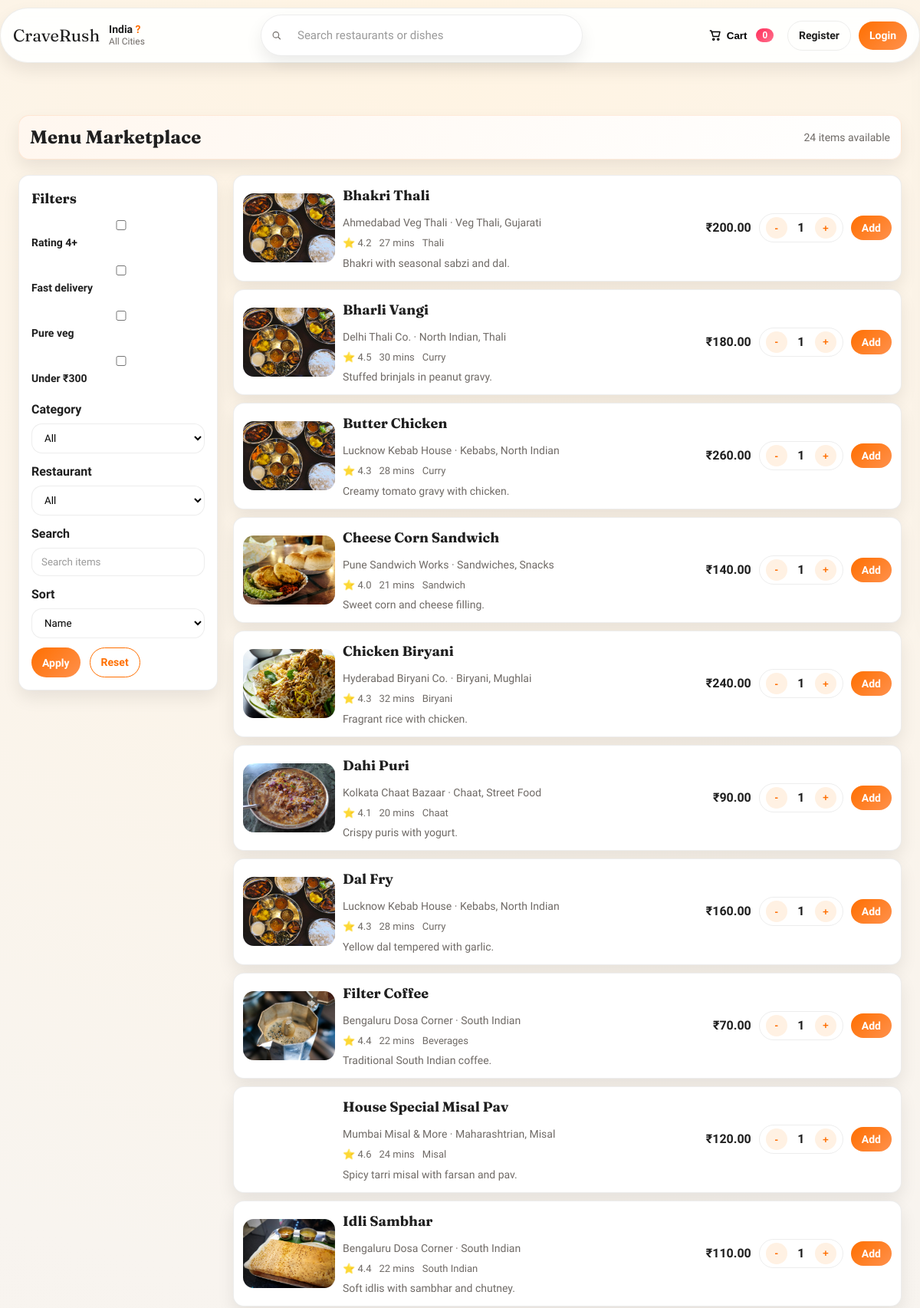
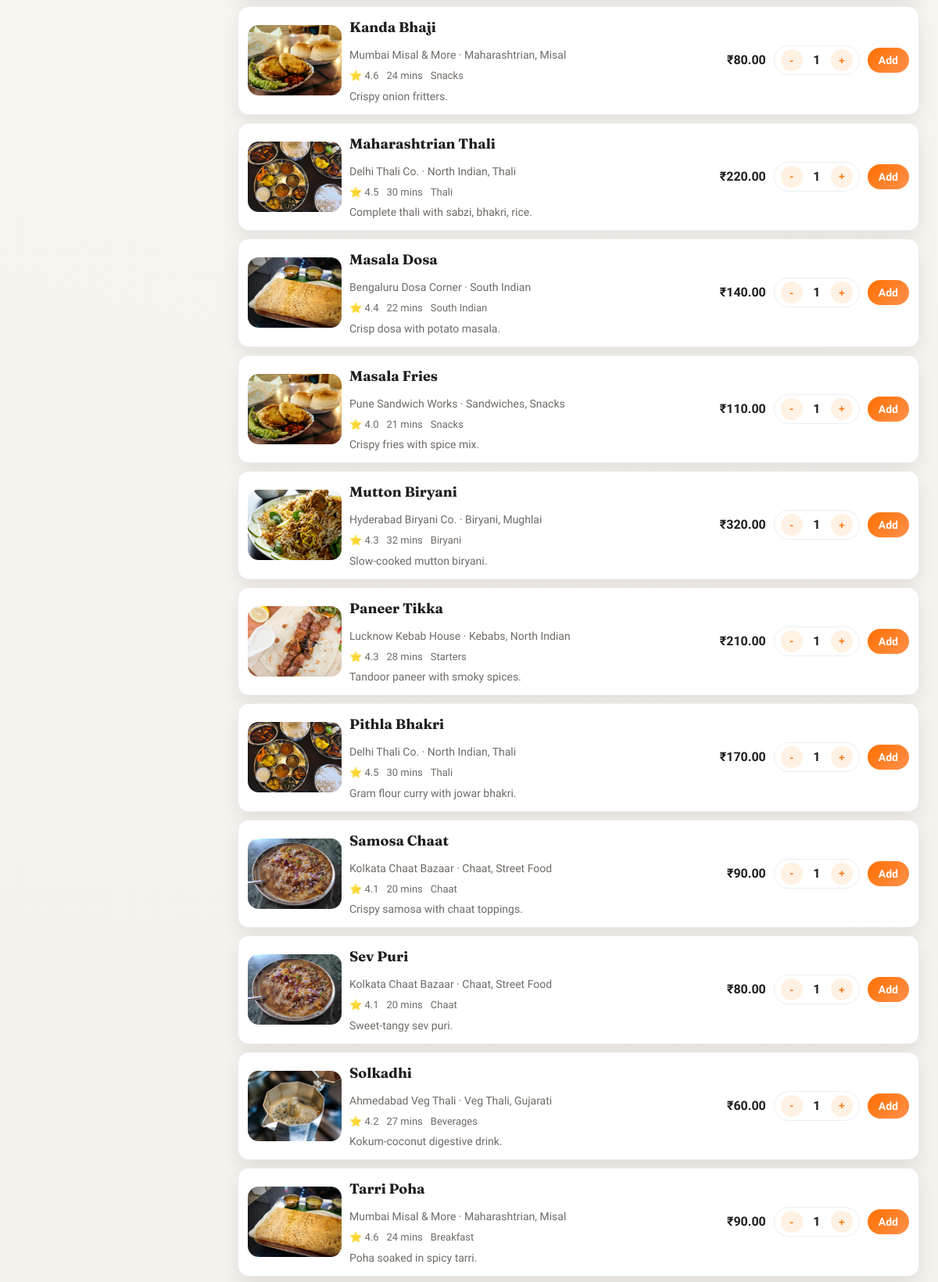
The app's page /customer/menu.php (upper part) with its own data (2 pictures, top to bottom).
### tables this page shows
CREATE TABLE IF NOT EXISTS menu_items (
    id INT AUTO_INCREMENT PRIMARY KEY,
    restaurant_id INT NOT NULL,
    item_name VARCHAR(100) NOT NULL,
    description VARCHAR(255) NULL,
    category VARCHAR(80) NULL,
    price DECIMAL(10,2) NOT NULL,
    is_veg TINYINT(1) NOT NULL DEFAULT 1,
    image_url VARCHAR(255) NULL,
    is_active TINYINT(1) NOT NULL DEFAULT 1,
    created_at TIMESTAMP DEFAULT CURRENT_TIMESTAMP,
    CONSTRAINT fk_menu_restaurant
        FOREIGN KEY (restaurant_id) REFERENCES restaurants(id)
        ON DELETE CASCADE
);

CREATE TABLE IF NOT EXISTS restaurants (
    id INT AUTO_INCREMENT PRIMARY KEY,
    name VARCHAR(100) NOT NULL,
    location VARCHAR(255) NOT NULL,
    cuisine VARCHAR(120) NOT NULL DEFAULT 'Multi-cuisine',
    rating DECIMAL(3,1) NULL,
    eta_minutes INT NULL,
    price_for_two INT NULL,
    image_url VARCHAR(255) NULL,
    created_at TIMESTAMP DEFAULT CURRENT_TIMESTAMP
);

### includes/functions.php (called while the page is built, shortened)
<?php
function e($value) {
    return htmlspecialchars((string)$value, ENT_QUOTES, 'UTF-8');
}
function display_rating($rating, $id) {
    if ($rating !== null && $rating > 0) {
        return number_format((float)$rating, 1);
    }
    return restaurant_rating($id);
}
function display_eta($eta, $id) {
    if ($eta !== null && $eta > 0) {
        return (int)$eta;
    }
    return restaurant_eta($id);
}
function display_cuisine($cuisine) {
    $cuisine = trim((string)$cuisine);
    return $cuisine !== '' ? $cuisine : 'Multi-cuisine';
}
?>

### customer/menu.php (the view, shortened to what this page needs)
<?php
require_once __DIR__ . '/../config/bootstrap.php';
$base = '../';
$q = trim($_GET['q'] ?? '');
$veg = $_GET['veg'] ?? '';
$rating4 = isset($_GET['rating4']);
$fast = isset($_GET['fast']);
$under300 = isset($_GET['under300']);
$sort = $_GET['sort'] ?? 'name';
$wheres = ['m.is_active = 1'];
$params = [];
$orderBy = 'm.item_name';
$sql = 'SELECT m.id, m.item_name, m.description, m.category, m.price, m.is_veg, m.image_url, m.restaurant_id, r.name AS restaurant_name, r.cuisine, r.rating, r.eta_minutes, r.price_for_two FROM menu_items m JOIN restaurants r ON m.restaurant_id = r.id WHERE ' . implode(' AND ', $wheres) . ' ORDER BY ' . $orderBy;
$stmt = $pdo->prepare($sql);
$stmt->execute($params);
$menuItems = $stmt->fetchAll();
include __DIR__ . '/../includes/header.php';
?>
<div class="section-title">
    <h2>Menu Marketplace</h2>
    <span><?php echo count($menuItems); ?> items available</span>
</div>
<div class="layout">
    <aside class="sidebar">
        <h3>Filters</h3>
        <form method="get">
            <div class="filter-group">
                <label>
                    <input type="checkbox" name="rating4" <?php echo $rating4 ? 'checked' : ''; ?>>
                    Rating 4+
                </label>
                <label>
                    <input type="checkbox" name="fast" <?php echo $fast ? 'checked' : ''; ?>>
                    Fast delivery
                </label>
                <label>
                    <input type="checkbox" name="veg" value="1" <?php echo $veg === '1' ? 'checked' : ''; ?>>
                    Pure veg
                </label>
                <label>
                    <input type="checkbox" name="under300" <?php echo $under300 ? 'checked' : ''; ?>>
                    Under ₹300
                </label>
            </div>
            <div class="form-group" style="margin-top: 12px;">
                <label for="category">Category</label>
                <select name="category" id="category">
                    <option value="">All</option>
                </select>
            </div>
            <div class="form-group">
                <label for="restaurant_id">Restaurant</label>
                <select name="restaurant_id" id="restaurant_id">
                    <option value="0">All</option>
                </select>
            </div>
            <div class="form-group">
                <label for="q">Search</label>
                <input type="text" id="q" name="q" placeholder="Search items" value="<?php echo e($q); ?>">
            </div>
            <div class="form-group">
                <label for="sort">Sort</label>
                <select name="sort" id="sort">
                    <option value="name" <?php echo $sort === 'name' ? 'selected' : ''; ?>>Name</option>
                </select>
            </div>
            <div style="display:flex; gap:12px; flex-wrap: wrap; margin-top: 12px;">
                <button class="button" type="submit">Apply</button>
                <a class="button secondary" href="menu.php">Reset</a>
            </div>
        </form>
    </aside>
    <div class="menu-list">
    <?php if (empty($menuItems)): ?>
        <div class="card">No menu items found.</div>
    <?php else: ?>
        <?php foreach ($menuItems as $item): ?>
            <div class="menu-item-row">
                <?php $thumb = $item['image_url'] ?: fallback_image($item['id']); ?>
                <img class="menu-thumb" src="<?php echo e($base . $thumb); ?>" alt="<?php echo e($item['item_name']); ?>">
                <div>
                    <h3><?php echo e($item['item_name']); ?></h3>
                    <div class="muted"><?php echo e($item['restaurant_name']); ?> · <?php echo e(display_cuisine($item['cuisine'])); ?></div>
                    <div class="restaurant-meta" style="margin-top: 6px;">
                        <span>⭐ <?php echo display_rating($item['rating'], $item['restaurant_id']); ?></span>
                        <span><?php echo display_eta($item['eta_minutes'], $item['restaurant_id']); ?> mins</span>
                        <?php if (!empty($item['category'])): ?>
                            <span><?php echo e($item['category']); ?></span>
                        <?php endif; ?>
                    </div>
                    <?php if (!empty($item['description'])): ?>
                        <div class="muted" style="margin-top: 6px;"><?php echo e($item['description']); ?></div>
                    <?php endif; ?>
                </div>
                <div class="menu-item-actions">
                    <div style="font-weight: 700;">₹<?php echo number_format((float)$item['price'], 2); ?></div>
                    <form method="post" style="display:flex; gap:10px; align-items:center;">
                        <div class="qty-control">
                            <button class="qty-btn" type="button" data-action="dec">-</button>
                            <span class="qty-value">1</span>
                            <button class="qty-btn" type="button" data-action="inc">+</button>
                        </div>
                        <button class="button add-bounce" type="submit">Add</button>
                    </form>
                </div>
            </div>
        <?php endforeach; ?>
    <?php endif; ?>
</div>
</div>
<?php include __DIR__ . '/../includes/footer.php'; ?>

### assets/css/style.css (style rules this page uses)
:root { --primary: #ff6f00; --primary-dark: #e55a00; --accent: #ff2f5b; --bg: #f7f3ef; --bg-strong: #fff6ec; --surface: #ffffff; --surface-2: #fffaf6; --text: #1f1f1f; --muted: #6f6a66; --border: rgba(31, 31, 31, 0.08); --ring: rgba(255, 111, 0, 0.2); --radius: 14px; --radius-lg: 20px; --shadow: 0 18px 38px rgba(17, 12, 5, 0.1); --shadow-strong: 0 24px 50px rgba(17, 12, 5, 0.16); --shadow-soft: 0 10px 22px rgba(17, 12, 5, 0.08); --ease: cubic-bezier(0.22, 1, 0.36, 1); --fast: 180ms; --slow: 320ms; }
* { box-sizing: border-box; }
html { scroll-behavior: smooth; }
* { scrollbar-width: none; }
body { margin: 0; font-family: 'Sora', sans-serif; color: var(--text); background: radial-gradient(circle at top, #fff4e3 0%, #f8f4ef 40%, #f3efea 100%); line-height: 1.5; -webkit-font-smoothing: antialiased; }
h1, h2, h3 { font-family: 'Fraunces', serif; margin: 0 0 12px; }
h2 { font-size: 26px; }
h3 { font-size: 18px; }
a { text-decoration: none; color: inherit; }
.muted { color: var(--muted); font-size: 14px; }
.section-title { display: flex; align-items: center; justify-content: space-between; gap: 12px; margin-top: 22px; padding: 10px 14px; border-radius: 14px; border: 1px solid rgba(255, 111, 0, 0.12); background: linear-gradient(120deg, #fff7ef, #ffffff); box-shadow: var(--shadow-soft); }
.section-title h2 { margin: 0; font-size: 24px; }
.section-title span { color: var(--muted); font-size: 14px; }
.layout { display: grid; grid-template-columns: 260px 1fr; gap: 20px; margin-top: 20px; }
.sidebar { background: #fff; border: 1px solid var(--border); border-radius: var(--radius); padding: 16px; position: sticky; top: 96px; align-self: start; box-shadow: var(--shadow-soft); }
.sidebar h3 { margin: 0 0 12px; }
.filter-group { display: grid; gap: 10px; font-size: 14px; }
.restaurant-meta { display: flex; gap: 10px; flex-wrap: wrap; font-size: 13px; color: var(--muted); }
.button { display: inline-flex; align-items: center; justify-content: center; gap: 8px; background: linear-gradient(135deg, var(--primary), #ff914d); color: #fff; border: none; padding: 8px 14px; border-radius: 999px; cursor: pointer; font-weight: 600; font-family: inherit; font-size: 14px; transition: transform var(--fast) var(--ease), box-shadow var(--fast) var(--ease), background var(--fast) var(--ease); }
.button.ripple { position: relative; overflow: hidden; }
.button.ripple::after { content: ''; position: absolute; inset: 0; background: radial-gradient(circle, rgba(255,255,255,0.5) 10%, transparent 10%); transform: scale(0); opacity: 0; transition: transform 400ms var(--ease), opacity 400ms var(--ease); }
.button.secondary { background: #fff; color: var(--primary); border: 1px solid var(--primary); }
.form-group { margin-bottom: 12px; }
label { display: block; margin-bottom: 6px; font-weight: 600; }
input, select, textarea { width: 100%; padding: 10px 12px; border: 1px solid var(--border); border-radius: var(--radius); font-family: inherit; transition: border var(--fast) var(--ease), box-shadow var(--fast) var(--ease); background: #fff; }
input::placeholder, textarea::placeholder { color: #9a9a9a; }
select { cursor: pointer; }
.menu-list { display: grid; gap: 10px; }
.menu-item-row { display: grid; grid-template-columns: 120px 1fr auto; gap: 10px; align-items: center; padding: 12px; border: 1px solid var(--border); border-radius: var(--radius); background: #fff; box-shadow: var(--shadow-soft); transition: transform var(--fast) var(--ease), box-shadow var(--fast) var(--ease); }
.menu-thumb { width: 100%; height: 90px; border-radius: var(--radius); object-fit: cover; display: block; }
.menu-item-actions { display: flex; align-items: center; gap: 10px; }
.qty-control { display: inline-flex; align-items: center; gap: 8px; border: 1px solid var(--border); border-radius: 999px; padding: 4px 8px; }
.qty-btn { border: none; background: #fff1e3; color: var(--primary); width: 28px; height: 28px; border-radius: 999px; cursor: pointer; font-weight: 700; }
.qty-value { min-width: 20px; text-align: center; font-weight: 600; }

### records on screen
menu_items: image_url (picture), item_name "Bhakri Thali", restaurant.name "Ahmedabad Veg Thali", restaurant.cuisine "Veg Thali, Gujarati", restaurant.rating "4.2", restaurant.eta_minutes "27", category "Thali", description "Bhakri with seasonal sabzi and dal.", price "200.00"
menu_items: image_url (picture), item_name "Bharli Vangi", restaurant.name "Delhi Thali Co.", restaurant.cuisine "North Indian, Thali", restaurant.rating "4.5", restaurant.eta_minutes "30", category "Curry", description "Stuffed brinjals in peanut gravy.", price "180.00"
menu_items: image_url (picture), item_name "Butter Chicken", restaurant.name "Lucknow Kebab House", restaurant.cuisine "Kebabs, North Indian", restaurant.rating "4.3", restaurant.eta_minutes "28", category "Curry", description "Creamy tomato gravy with chicken.", price "260.00"
menu_items: image_url (picture), item_name "Cheese Corn Sandwich", restaurant.name "Pune Sandwich Works", restaurant.cuisine "Sandwiches, Snacks", restaurant.rating "4.0", restaurant.eta_minutes "21", category "Sandwich", description "Sweet corn and cheese filling.", price "140.00"
menu_items: image_url (picture), item_name "Chicken Biryani", restaurant.name "Hyderabad Biryani Co.", restaurant.cuisine "Biryani, Mughlai", restaurant.rating "4.3", restaurant.eta_minutes "32", category "Biryani", description "Fragrant rice with chicken.", price "240.00"
menu_items: image_url (picture), item_name "Dahi Puri", restaurant.name "Kolkata Chaat Bazaar", restaurant.cuisine "Chaat, Street Food", restaurant.rating "4.1", restaurant.eta_minutes "20", category "Chaat", description "Crispy puris with yogurt.", price "90.00"
menu_items: image_url (picture), item_name "Dal Fry", restaurant.name "Lucknow Kebab House", restaurant.cuisine "Kebabs, North Indian", restaurant.rating "4.3", restaurant.eta_minutes "28", category "Curry", description "Yellow dal tempered with garlic.", price "160.00"
menu_items: image_url (picture), item_name "Filter Coffee", restaurant.name "Bengaluru Dosa Corner", restaurant.cuisine "South Indian", restaurant.rating "4.4", restaurant.eta_minutes "22", category "Beverages", description "Traditional South Indian coffee.", price "70.00"
menu_items: image_url (picture), item_name "House Special Misal Pav", restaurant.name "Mumbai Misal & More", restaurant.cuisine "Maharashtrian, Misal", restaurant.rating "4.6", restaurant.eta_minutes "24", category "Misal", description "Spicy tarri misal with farsan and pav.", price "120.00"
menu_items: image_url (picture), item_name "Idli Sambhar", restaurant.name "Bengaluru Dosa Corner", restaurant.cuisine "South Indian", restaurant.rating "4.4", restaurant.eta_minutes "22", category "South Indian", description "Soft idlis with sambhar and chutney.", price "110.00"
menu_items: image_url (picture), item_name "Kanda Bhaji", restaurant.name "Mumbai Misal & More", restaurant.cuisine "Maharashtrian, Misal", restaurant.rating "4.6", restaurant.eta_minutes "24", category "Snacks", description "Crispy onion fritters.", price "80.00"
menu_items: image_url (picture), item_name "Maharashtrian Thali", restaurant.name "Delhi Thali Co.", restaurant.cuisine "North Indian, Thali", restaurant.rating "4.5", restaurant.eta_minutes "30", category "Thali", description "Complete thali with sabzi, bhakri, rice.", price "220.00"
menu_items: image_url (picture), item_name "Masala Dosa", restaurant.name "Bengaluru Dosa Corner", restaurant.cuisine "South Indian", restaurant.rating "4.4", restaurant.eta_minutes "22", category "South Indian", description "Crisp dosa with potato masala.", price "140.00"
menu_items: image_url (picture), item_name "Masala Fries", restaurant.name "Pune Sandwich Works", restaurant.cuisine "Sandwiches, Snacks", restaurant.rating "4.0", restaurant.eta_minutes "21", category "Snacks", description "Crispy fries with spice mix.", price "110.00"
menu_items: image_url (picture), item_name "Mutton Biryani", restaurant.name "Hyderabad Biryani Co.", restaurant.cuisine "Biryani, Mughlai", restaurant.rating "4.3", restaurant.eta_minutes "32", category "Biryani", description "Slow-cooked mutton biryani.", price "320.00"
menu_items: image_url (picture), item_name "Paneer Tikka", restaurant.name "Lucknow Kebab House", restaurant.cuisine "Kebabs, North Indian", restaurant.rating "4.3", restaurant.eta_minutes "28", category "Starters", description "Tandoor paneer with smoky spices.", price "210.00"
menu_items: image_url (picture), item_name "Pithla Bhakri", restaurant.name "Delhi Thali Co.", restaurant.cuisine "North Indian, Thali", restaurant.rating "4.5", restaurant.eta_minutes "30", category "Thali", description "Gram flour curry with jowar bhakri.", price "170.00"
menu_items: image_url (picture), item_name "Samosa Chaat", restaurant.name "Kolkata Chaat Bazaar", restaurant.cuisine "Chaat, Street Food", restaurant.rating "4.1", restaurant.eta_minutes "20", category "Chaat", description "Crispy samosa with chaat toppings.", price "90.00"
menu_items: image_url (picture), item_name "Sev Puri", restaurant.name "Kolkata Chaat Bazaar", restaurant.cuisine "Chaat, Street Food", restaurant.rating "4.1", restaurant.eta_minutes "20", category "Chaat", description "Sweet-tangy sev puri.", price "80.00"
menu_items: image_url (picture), item_name "Solkadhi", restaurant.name "Ahmedabad Veg Thali", restaurant.cuisine "Veg Thali, Gujarati", restaurant.rating "4.2", restaurant.eta_minutes "27", category "Beverages", description "Kokum-coconut digestive drink.", price "60.00"
menu_items: image_url (picture), item_name "Tarri Poha", restaurant.name "Mumbai Misal & More", restaurant.cuisine "Maharashtrian, Misal", restaurant.rating "4.6", restaurant.eta_minutes "24", category "Breakfast", description "Poha soaked in spicy tarri.", price "90.00"

### other values on screen
cart_count() "0"
count($menuItems) "24"
